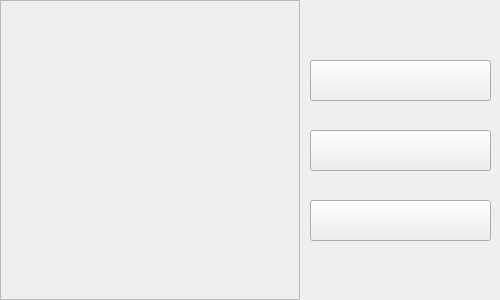
<?xml version="1.0" encoding="UTF-8"?>
<ui version="4.0">
 <class>Form</class>
 <widget class="QWidget" name="Form">
  <property name="geometry">
   <rect>
    <x>0</x>
    <y>0</y>
    <width>500</width>
    <height>300</height>
   </rect>
  </property>
  <property name="windowTitle">
   <string>微博爬虫软件</string>
  </property>
  <property name="styleSheet">
   <string notr="true"/>
  </property>
  <widget class="QFrame" name="frame">
   <property name="geometry">
    <rect>
     <x>0</x>
     <y>0</y>
     <width>300</width>
     <height>300</height>
    </rect>
   </property>
   <property name="layoutDirection">
    <enum>Qt::LeftToRight</enum>
   </property>
   <property name="styleSheet">
    <string notr="true">border-image:url(ico/bg.jpg)</string>
   </property>
   <property name="frameShape">
    <enum>QFrame::StyledPanel</enum>
   </property>
   <property name="frameShadow">
    <enum>QFrame::Raised</enum>
   </property>
  </widget>
  <widget class="QPushButton" name="main_release">
   <property name="geometry">
    <rect>
     <x>310</x>
     <y>60</y>
     <width>181</width>
     <height>41</height>
    </rect>
   </property>
   <property name="styleSheet">
    <string notr="true">border-image:url(ico/release.png)</string>
   </property>
   <property name="text">
    <string/>
   </property>
  </widget>
  <widget class="QPushButton" name="main_collect">
   <property name="geometry">
    <rect>
     <x>310</x>
     <y>130</y>
     <width>181</width>
     <height>41</height>
    </rect>
   </property>
   <property name="styleSheet">
    <string notr="true">border-image:url(ico/collect.png)</string>
   </property>
   <property name="text">
    <string/>
   </property>
  </widget>
  <widget class="QPushButton" name="main_service">
   <property name="geometry">
    <rect>
     <x>310</x>
     <y>200</y>
     <width>181</width>
     <height>41</height>
    </rect>
   </property>
   <property name="styleSheet">
    <string notr="true">border-image:url(ico/server.png)</string>
   </property>
   <property name="text">
    <string/>
   </property>
  </widget>
 </widget>
 <resources/>
 <connections/>
</ui>
